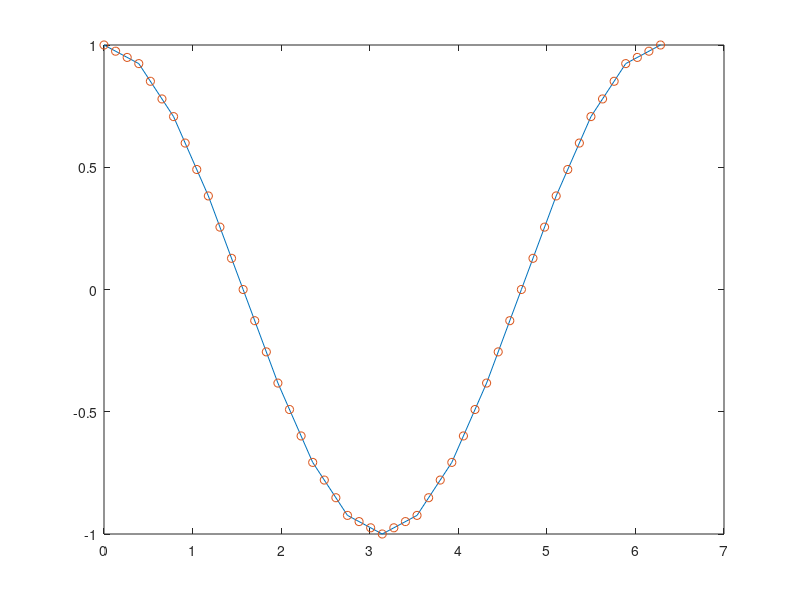

This figure's MATLAB source: (Note: this script raises an error after producing the figure.)
% Short script to test the interpolation function

xOld = 0:pi/8:2*pi;
yOld = cos(xOld);

xNew = 0:pi/24:2*pi;
yNew = interp1(xOld,yOld,xNew);

plot(xOld,yOld,xNew,yNew,'o')

F = griddedInterpolant(xOld,yOld);

yNew2 = F(xNew);

hold on;
plot(xNew,yNew2,'x')


%%

F1 = griddedInterpolant({x, t}, h(1:end/2,:));
F2 = griddedInterpolant({x, t}, h(1+end/2:end,:));

tNew = linspace(0,t(end),400);
temp = 2;
xNew = x(temp:temp:end);

hNew = [F1({xNew,tNew}); F2({xNew,tNew})];

plot_stability_regions_in_time(hNew,tNew,xNew,C(i,1),C(i,2),C(i,3),C(i,4),s1,s2,Q)
